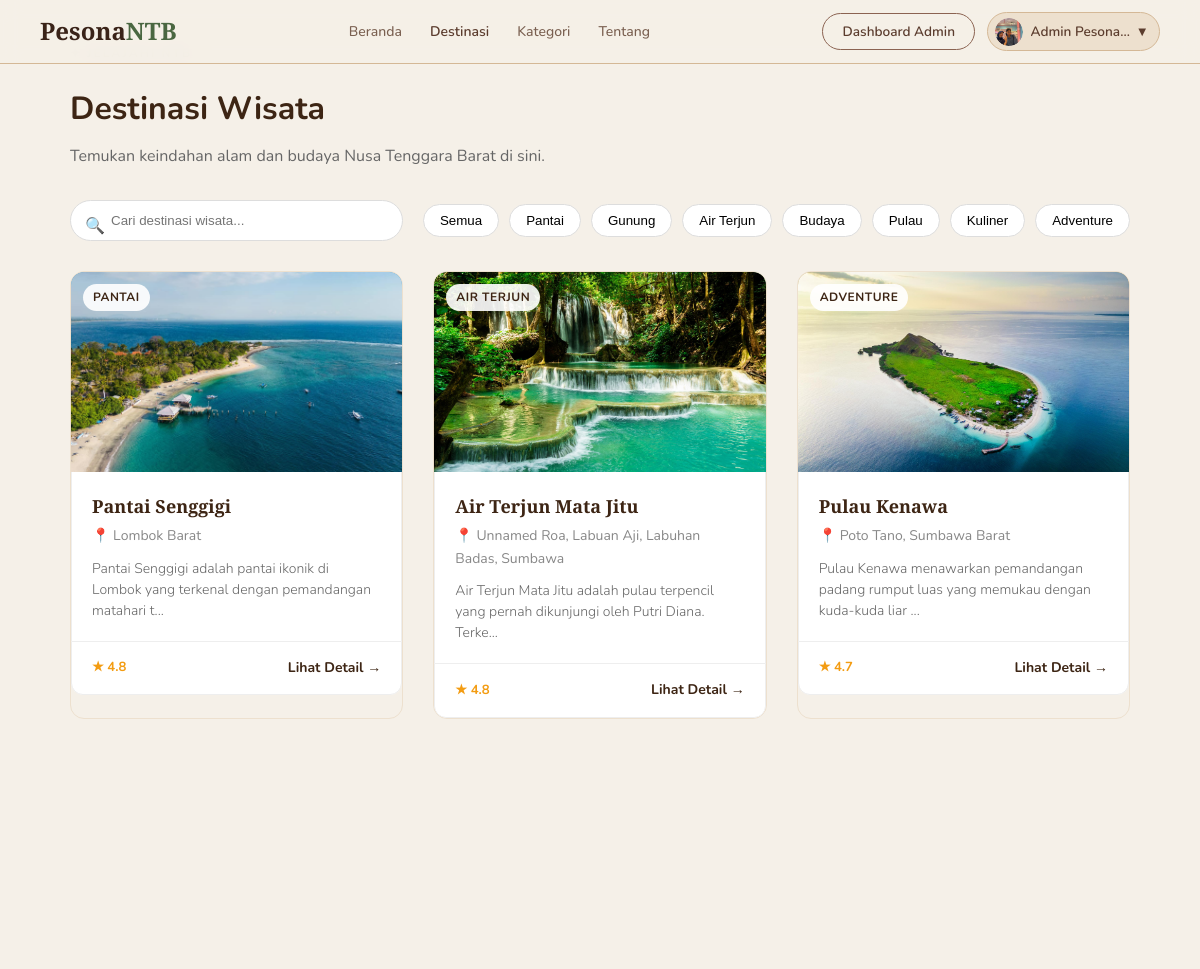
/config/destinasi.php (signed in, upper part), run on an earlier commit of the app's database.
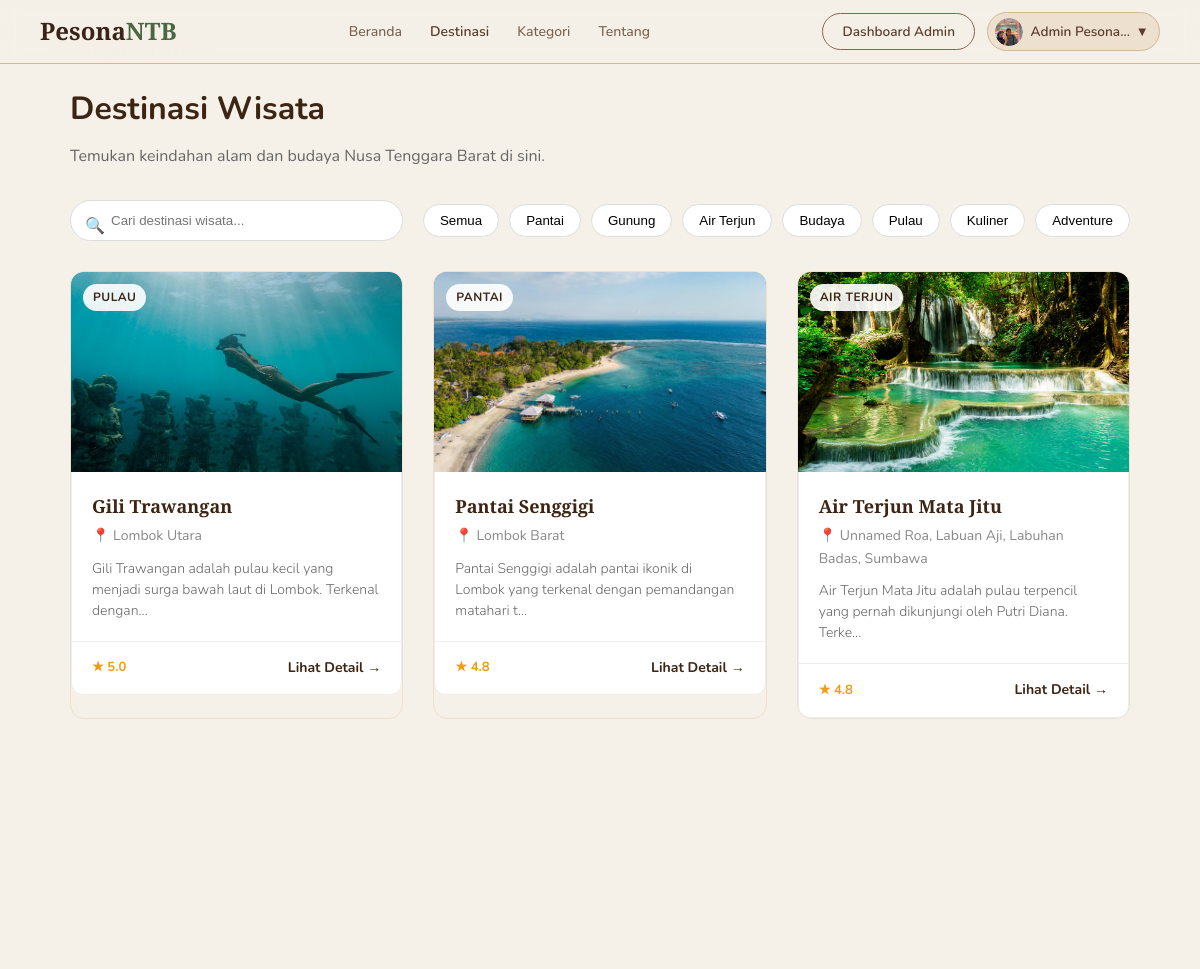
And on a later commit of the database.
### tables this page shows
CREATE TABLE `users` (
  `id` int(11) NOT NULL,
  `nama` varchar(100) NOT NULL,
  `email` varchar(150) NOT NULL,
  `telepon` varchar(20) NOT NULL,
  `password` varchar(255) NOT NULL,
  `role` enum('user','admin') DEFAULT 'user',
  `foto_profil` varchar(255) DEFAULT NULL,
  `created_at` datetime DEFAULT current_timestamp(),
  `reset_token` varchar(255) DEFAULT NULL,
  `reset_expired` datetime DEFAULT NULL
);

CREATE TABLE `wisata` (
  `id` int(11) NOT NULL,
  `nama` varchar(150) NOT NULL,
  `kategori` enum('Pantai','Gunung','Air Terjun','Budaya','Pulau','Kuliner','Adventure') NOT NULL,
  `lokasi` varchar(150) NOT NULL,
  `deskripsi` text NOT NULL,
  `fasilitas` text DEFAULT NULL,
  `jam_buka` varchar(100) DEFAULT NULL,
  `harga_tiket` varchar(100) DEFAULT NULL,
  `foto` varchar(255) DEFAULT NULL,
  `aktif` tinyint(1) DEFAULT 1,
  `latitude` decimal(10,8) DEFAULT NULL,
  `longitude` decimal(11,8) DEFAULT NULL,
  `rating` decimal(3,1) DEFAULT 0.0,
  `created_at` datetime DEFAULT current_timestamp(),
  `updated_at` datetime DEFAULT current_timestamp() ON UPDATE current_timestamp()
);

### config/destinasi.php (the view, shortened to what this page needs)
<?php
require_once 'db.php';
$search    = isset($_GET['search'])   ? trim($_GET['search'])   : '';
$kategori  = isset($_GET['kategori']) ? trim($_GET['kategori']) : 'all';
$page      = isset($_GET['page'])     ? max(1, intval($_GET['page'])) : 1;
$per_page  = 9;
$offset    = ($page - 1) * $per_page;
$where = ["aktif = 1"];
$params = [];
$types  = '';
$where_sql = $where ? 'WHERE ' . implode(' AND ', $where) : '';
$sql = "SELECT * FROM wisata $where_sql ORDER BY rating DESC LIMIT ? OFFSET ?";
$params_page = array_merge($params, [$per_page, $offset]);
$types_page  = $types . 'ii';
$wisata_list = [];
if ($stmt = $conn->prepare($sql)) {
    $stmt->bind_param($types_page, ...$params_page);
    $stmt->execute();
    $result = $stmt->get_result();
    while ($row = $result->fetch_assoc()) $wisata_list[] = $row;
}
$img_map   = ['Pantai'=>'dest-img-pantai','Gunung'=>'dest-img-rinjani','Pulau'=>'dest-img-gili','Adventure'=>'dest-img-sumbawa','Air Terjun'=>'dest-img-moyo','Budaya'=>'dest-img-sumbawa','Kuliner'=>'dest-img-pink'];
$emoji_map = ['Pantai'=>'🏖️','Gunung'=>'🏔️','Pulau'=>'🏝️','Adventure'=>'🌾','Air Terjun'=>'💧','Budaya'=>'🎭','Kuliner'=>'🍜'];
$kategori_list = [
    'all' => 'Semua',
    'Pantai' => 'Pantai',
    'Gunung' => 'Gunung',
    'Air Terjun' => 'Air Terjun',
    'Budaya' => 'Budaya',
    'Pulau' => 'Pulau',
    'Kuliner' => 'Kuliner',
    'Adventure' => 'Adventure'
];
?>
<!DOCTYPE html>
<html lang="id">
<head>
  <link rel="stylesheet" href="../css/style.css">
</head>
<body>
<?php include 'navbar.php'; ?>
<div class="page-destinasi" style="max-width:1100px;margin: 40px auto;padding:0 20px;">
  <div class="page-header" style="margin-bottom: 30px;">
    <span class="section-label">✦ Jelajahi NTB</span>
    <h1 style="font-size: 32px;color:#3d2514;margin: 10px 0;">Destinasi Wisata</h1>
    <p style="color:#666;">Temukan keindahan alam dan budaya Nusa Tenggara Barat di sini.</p>
  </div>
  <div class="search-filter" style="display:flex;flex-wrap:wrap;gap:20px;margin-bottom:30px;align-items:center;justify-content:space-between;">
    <div class="search-box" style="position:relative;flex:1;max-width:400px;">
      <input type="text" id="searchInput" placeholder="Cari destinasi wisata..."
             value="<?= htmlspecialchars($search) ?>" style="width:100%;padding:12px 12px 12px 40px;border:1px solid #ddd;border-radius:25px;outline:none;">
      <span style="position:absolute;left:15px;top:14px;color:#aaa;">🔍</span>
    </div>
    <div class="filter-group" style="display:flex;flex-wrap:wrap;gap:10px;">
      <?php foreach ($kategori_list as $slug => $label): ?>
      <button class="filter-btn <?= $kategori === $slug ? 'active' : '' ?>"
              data-kat="<?= $slug ?>" style="padding:8px 16px;border-radius:20px;border:1px solid #ddd;background:#fff;cursor:pointer;">
        <?= $label ?>
      </button>
      <?php endforeach; ?>
    </div>
  </div>
  <div class="dest-grid" id="destGrid" style="display:grid;grid-template-columns:repeat(auto-fill, minmax(300px, 1fr));gap:30px;">
    <?php if (empty($wisata_list)): ?>
    <div class="no-results" style="grid-column:1/-1;text-align:center;padding:40px;color:#888;">
      <span>🔍</span> Destinasi tidak ditemukan. Coba kata kunci lain.
    </div>
    <?php else: ?>
    <?php foreach ($wisata_list as $d):
      $img_class  = $img_map[$d['kategori']] ?? 'dest-img-pantai';
      $emoji      = $emoji_map[$d['kategori']] ?? '🏝️';
      $detail_url = isset($_SESSION['user_id']) ? "detail.php?id={$d['id']}" : "login.php?redirect=detail.php?id={$d['id']}";
    ?>
    <a href="<?= $detail_url ?>" class="dest-card">
      <div class="dest-img <?= htmlspecialchars($img_class) ?>" style="position: relative; overflow: hidden; background-color: #f0f0f0; height: 200px; border-radius: 12px 12px 0 0;">
        <?php if (!empty($d['foto'])): ?>
          <img src="../assets/uploads/destinasi/<?= htmlspecialchars($d['foto']) ?>" style="width: 100%; height: 100%; object-fit: cover; position: absolute; top: 0; left: 0; z-index: 1;" alt="<?= htmlspecialchars($d['nama']) ?>">
        <?php else: ?>
          <div class="dest-emoji" style="z-index:2; position:absolute; top:50%; left:50%; transform:translate(-50%,-50%); font-size:40px;"><?= $emoji ?></div>
        <?php endif; ?>
        <span class="dest-badge" style="z-index: 2; position: absolute; top: 12px; left: 12px; background: rgba(255,255,255,0.9); padding: 4px 10px; border-radius: 15px; font-size: 12px; font-weight: bold; color:#3d2514;"><?= htmlspecialchars($d['kategori']) ?></span>
      </div>
      <div class="dest-body" style="padding:20px; background:#fff; border-left:1px solid #eee; border-right:1px solid #eee;">
        <div class="dest-name" style="font-weight:bold; font-size:18px; color:#3d2514; margin-bottom:5px;"><?= htmlspecialchars($d['nama']) ?></div>
        <div class="dest-loc" style="color:#888; font-size:14px; margin-bottom:10px;">📍 <?= htmlspecialchars($d['lokasi']) ?></div>
        <div class="dest-desc" style="color:#666; font-size:14px; line-height:1.5;"><?= htmlspecialchars(mb_substr($d['deskripsi'], 0, 90)) ?>...</div>
      </div>
      <div class="dest-foot" style="padding:15px 20px; background:#fff; border:1px solid #eee; border-radius:0 0 12px 12px; display:flex; justify-content:between; align-items:center;">
        <span class="dest-rating" style="color:#f39c12; font-weight:bold;">★ <?= number_format($d['rating'], 1) ?></span>
        <span class="dest-link" style="color:#3d2514; font-weight:bold; font-size:14px; margin-left:auto;">Lihat Detail →</span>
      </div>
    </a>
    <?php endforeach; ?>
    <?php endif; ?>
  </div>
</div>
</body>
</html>

### config/navbar.php (shortened to what this page needs)
<?php
$current    = basename($_SERVER['PHP_SELF']);
$is_login   = isset($_SESSION['user_id']);
$user_nama  = $_SESSION['user_nama'] ?? '';
$user_role  = $_SESSION['role'] ?? 'user';
$inisial    = strtoupper(substr($user_nama, 0, 2));
$is_config = strpos($_SERVER['PHP_SELF'], '/config/') !== false;
$base = $is_config ? '../' : '';
?>
<nav class="navbar" id="mainNavbar">
  <a href="<?= $base ?>index.php" class="nav-logo">Pesona<span>NTB</span></a>
  <ul class="nav-links" id="navLinks">
    <li><a href="<?= $base ?>index.php" id="nav-beranda">Beranda</a></li>
    <li><a href="<?= $is_login ? $base . 'config/destinasi.php' : $base . 'index.php#destinasi' ?>" id="nav-destinasi" class="<?= $current == 'destinasi.php' ? 'active' : '' ?>">Destinasi</a></li>
    <li><a href="<?= $base ?>index.php#kategori" id="nav-kategori">Kategori</a></li>
    <li><a href="<?= $base ?>index.php#tentang" id="nav-tentang">Tentang</a></li>
  </ul>
  <div class="nav-actions">
    <?php if ($is_login): ?>
      <?php if ($user_role === 'admin'): ?>
        <a href="<?= $base ?>config/dashboard.php"
        class="btn-outline">
        Dashboard Admin
        </a>
      <?php endif; ?>
      <div class="nav-user-menu">
        <?php
        $foto_profil_nav = '';
        if (isset($_SESSION['user_id'])) {
            $stmt_nav = $conn->prepare("SELECT foto_profil FROM users WHERE id=?");
            $stmt_nav->bind_param('i', $_SESSION['user_id']);
            $stmt_nav->execute();
            $row_nav = $stmt_nav->get_result()->fetch_assoc();
            $foto_profil_nav = $row_nav['foto_profil'] ?? '';
        }
        $foto_path_nav = __DIR__ . '/../assets/uploads/profil/' . $foto_profil_nav;
        ?>
        <button class="nav-user-btn" id="userMenuBtn">
          <?php if (!empty($foto_profil_nav) && file_exists($foto_path_nav)): ?>
          <span class="nav-avatar" style="background:none;overflow:hidden;padding:0">
            <img src="<?= $base ?>assets/uploads/profil/<?= htmlspecialchars($foto_profil_nav) ?>" style="width:100%;height:100%;object-fit:cover;border-radius:50%" alt="">
          </span>
          <?php else: ?>
          <span class="nav-avatar"><?= $inisial ?></span>
          <?php endif; ?>
          <span class="nav-user-name"><?= htmlspecialchars($user_nama) ?></span>
          <span>▾</span>
        </button>
      </div>
    <?php else: ?>
      <a href="<?= $base ?>config/login.php" class="btn-outline">Masuk</a>
      <a href="<?= $base ?>config/register.php" class="btn-fill">Daftar</a>
    <?php endif; ?>
  </div>
</nav>

### css/style.css (style rules this page uses)
*, *::before, *::after { margin: 0; padding: 0; box-sizing: border-box; }
:root { --cream: #F5F0E8; --brown: #5C3D2E; --brown-light: #8B6351; --brown-dark: #3A2318; --green: #4A6741; --green-light: #7A9E76; --sand: #D4B896; --sand-light: #EDE0CE; --orange: #C17A3A; --text: #2C1810; --text-muted: #7A6050; --white: #FDFAF6; --radius: 14px; --radius-lg: 20px; --shadow: 0 4px 20px rgba(92,61,46,0.10); --shadow-hover: 0 12px 32px rgba(92,61,46,0.18); }
html { scroll-behavior: smooth; }
body { font-family: 'Nunito', sans-serif; background: var(--cream); color: var(--text); overflow-x: hidden; line-height: 1.6; }
.navbar { position: fixed; top: 0; left: 0; right: 0; z-index: 1000; background: rgba(245,240,232,0.96); backdrop-filter: blur(10px); border-bottom: 1px solid var(--sand); padding: 0 2.5rem; height: 64px; display: flex; align-items: center; justify-content: space-between; }
.nav-logo { font-family: 'Playfair Display', serif; font-size: 1.5rem; font-weight: 700; color: var(--brown-dark); text-decoration: none; }
.nav-logo span { color: var(--green); }
.nav-links { display: flex; gap: 1.75rem; list-style: none; }
.nav-links a { text-decoration: none; font-size: 0.875rem; font-weight: 500; color: var(--text-muted); transition: color 0.2s; }
.nav-links a:hover, .nav-links a.active { color: var(--brown); }
.nav-links a.active { font-weight: 600; }
.nav-actions { display: flex; gap: 0.75rem; align-items: center; }
.nav-user-menu { position: relative; }
.nav-user-btn { display: flex; align-items: center; gap: 0.5rem; background: var(--sand-light); border: 1.5px solid var(--sand); border-radius: 24px; padding: 0.3rem 0.85rem 0.3rem 0.4rem; cursor: pointer; font-family: 'Nunito', sans-serif; font-size: 0.85rem; font-weight: 600; color: var(--brown); transition: all 0.2s; }
.nav-avatar { width: 28px; height: 28px; border-radius: 50%; background: var(--brown); color: var(--white); font-size: 0.72rem; font-weight: 700; display: flex; align-items: center; justify-content: center; flex-shrink: 0; }
.nav-user-name { max-width: 100px; overflow: hidden; text-overflow: ellipsis; white-space: nowrap; }
.btn-outline { padding: 0.4rem 1.2rem; border-radius: 24px; font-size: 0.85rem; font-weight: 600; border: 1.5px solid var(--brown-light); color: var(--brown); background: transparent; cursor: pointer; transition: all 0.2s; font-family: 'Nunito', sans-serif; text-decoration: none; display: inline-block; }
.section-label { display: inline-block; font-size: 0.75rem; font-weight: 700; letter-spacing: 2px; text-transform: uppercase; color: var(--green); margin-bottom: 0.6rem; }
.dest-grid { display: grid; grid-template-columns: repeat(auto-fit, minmax(260px, 1fr)); gap: 1.5rem; max-width: 1100px; margin: 0 auto; }
.dest-card { border-radius: var(--radius); overflow: hidden; background: var(--cream); border: 1px solid var(--sand-light); transition: transform 0.25s, box-shadow 0.25s; text-decoration: none; color: inherit; display: block; }
.dest-img { height: 175px; position: relative; display: flex; align-items: flex-end; padding: 0.9rem; }
.dest-img-pantai { background: linear-gradient(180deg,#5BA4CF,#1A5C73); }
.dest-img-gili { background: linear-gradient(180deg,#7BC8E0,#1D6E85); }
.dest-img-moyo { background: linear-gradient(180deg,#9BC98D,#345C30); }
.dest-badge { background: rgba(245,240,232,0.92); border-radius: 20px; padding: 0.2rem 0.65rem; font-size: 0.7rem; font-weight: 700; color: var(--brown); letter-spacing: 0.5px; text-transform: uppercase; }
.dest-body { padding: 1rem 1.1rem; }
.dest-name { font-family: 'Playfair Display', serif; font-size: 1.05rem; font-weight: 600; color: var(--brown-dark); margin-bottom: 0.25rem; }
.dest-loc { font-size: 0.8rem; color: var(--text-muted); margin-bottom: 0.6rem; }
.dest-desc { font-size: 0.82rem; color: var(--text-muted); line-height: 1.5; font-weight: 300; }
.dest-foot { display: flex; align-items: center; justify-content: space-between; padding: 0.65rem 1.1rem; border-top: 1px solid var(--sand-light); }
.dest-rating { font-size: 0.82rem; color: var(--orange); font-weight: 600; }
.dest-link { font-size: 0.8rem; color: var(--green); font-weight: 600; }
.dest-img-sumbawa { background: linear-gradient(180deg,#C4A96A,#5C4A28); }

What changed in the data, as far as the page shows it:
no longer on this page (row unchanged): wisata: foto (picture), kategori "ADVENTURE", nama "Pulau Kenawa", lokasi "Poto Tano, Sumbawa Barat", deskripsi "Pulau Kenawa menawarkan pemandangan padang rumput luas yang memukau dengan kuda-kuda liar", rating "4.7"
now on this page (row edited): wisata: foto (picture), kategori "PULAU", nama "Gili Trawangan", lokasi "Lombok Utara", deskripsi "Gili Trawangan adalah pulau kecil yang menjadi surga bawah laut di Lombok. Terkenal dengan", rating "5.0"
